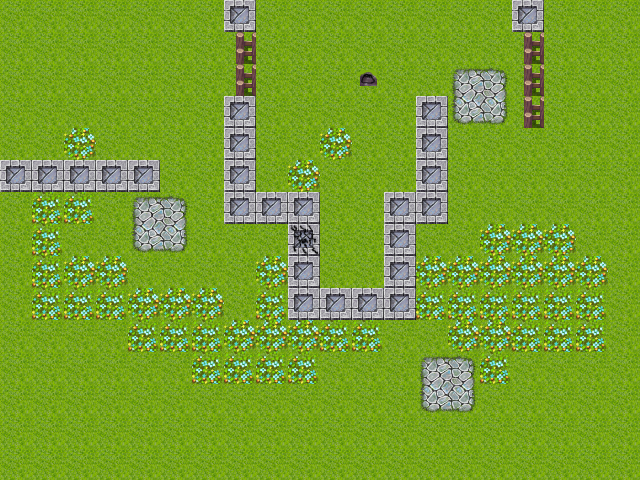

Tiled map render using the project's own tile images. Description and the whole map definition, tile-layer contents included, below:
An orthogonal 20x15 tile map with 32x32 px tiles, 1 tile layer (Camada de Tiles 1).

<map version="1.0" orientation="orthogonal" width="20" height="15" tilewidth="32" tileheight="32">
 <tileset firstgid="1" name="tiles" tilewidth="32" tileheight="32">
  <image source="tiles.png" width="512" height="416" />
 </tileset>
 <layer name="Camada de Tiles 1" width="20" height="15">
  <data>
   <tile gid="1" />
   <tile gid="1" />
   <tile gid="1" />
   <tile gid="1" />
   <tile gid="1" />
   <tile gid="1" />
   <tile gid="1" />
   <tile gid="55" />
   <tile gid="1" />
   <tile gid="1" />
   <tile gid="1" />
   <tile gid="1" />
   <tile gid="1" />
   <tile gid="1" />
   <tile gid="1" />
   <tile gid="1" />
   <tile gid="55" />
   <tile gid="1" />
   <tile gid="1" />
   <tile gid="1" />
   <tile gid="1" />
   <tile gid="1" />
   <tile gid="1" />
   <tile gid="1" />
   <tile gid="1" />
   <tile gid="1" />
   <tile gid="1" />
   <tile gid="19" />
   <tile gid="1" />
   <tile gid="1" />
   <tile gid="1" />
   <tile gid="1" />
   <tile gid="1" />
   <tile gid="1" />
   <tile gid="1" />
   <tile gid="1" />
   <tile gid="19" />
   <tile gid="1" />
   <tile gid="1" />
   <tile gid="1" />
   <tile gid="1" />
   <tile gid="1" />
   <tile gid="1" />
   <tile gid="1" />
   <tile gid="1" />
   <tile gid="1" />
   <tile gid="1" />
   <tile gid="19" />
   <tile gid="1" />
   <tile gid="1" />
   <tile gid="1" />
   <tile gid="193" />
   <tile gid="1" />
   <tile gid="1" />
   <tile gid="21" />
   <tile gid="22" />
   <tile gid="19" />
   <tile gid="1" />
   <tile gid="1" />
   <tile gid="1" />
   <tile gid="1" />
   <tile gid="1" />
   <tile gid="1" />
   <tile gid="1" />
   <tile gid="1" />
   <tile gid="1" />
   <tile gid="1" />
   <tile gid="55" />
   <tile gid="1" />
   <tile gid="1" />
   <tile gid="1" />
   <tile gid="1" />
   <tile gid="1" />
   <tile gid="55" />
   <tile gid="37" />
   <tile gid="38" />
   <tile gid="19" />
   <tile gid="1" />
   <tile gid="1" />
   <tile gid="1" />
   <tile gid="1" />
   <tile gid="1" />
   <tile gid="50" />
   <tile gid="1" />
   <tile gid="1" />
   <tile gid="1" />
   <tile gid="1" />
   <tile gid="55" />
   <tile gid="1" />
   <tile gid="1" />
   <tile gid="50" />
   <tile gid="1" />
   <tile gid="1" />
   <tile gid="55" />
   <tile gid="1" />
   <tile gid="1" />
   <tile gid="1" />
   <tile gid="1" />
   <tile gid="1" />
   <tile gid="1" />
   <tile gid="55" />
   <tile gid="55" />
   <tile gid="55" />
   <tile gid="55" />
   <tile gid="55" />
   <tile gid="1" />
   <tile gid="1" />
   <tile gid="55" />
   <tile gid="1" />
   <tile gid="50" />
   <tile gid="1" />
   <tile gid="1" />
   <tile gid="1" />
   <tile gid="55" />
   <tile gid="1" />
   <tile gid="1" />
   <tile gid="1" />
   <tile gid="1" />
   <tile gid="1" />
   <tile gid="1" />
   <tile gid="1" />
   <tile gid="66" />
   <tile gid="66" />
   <tile gid="1" />
   <tile gid="21" />
   <tile gid="22" />
   <tile gid="1" />
   <tile gid="55" />
   <tile gid="55" />
   <tile gid="55" />
   <tile gid="1" />
   <tile gid="1" />
   <tile gid="55" />
   <tile gid="55" />
   <tile gid="1" />
   <tile gid="1" />
   <tile gid="1" />
   <tile gid="1" />
   <tile gid="1" />
   <tile gid="1" />
   <tile gid="1" />
   <tile gid="66" />
   <tile gid="1" />
   <tile gid="1" />
   <tile gid="37" />
   <tile gid="38" />
   <tile gid="1" />
   <tile gid="1" />
   <tile gid="1" />
   <tile gid="194" />
   <tile gid="1" />
   <tile gid="1" />
   <tile gid="55" />
   <tile gid="1" />
   <tile gid="1" />
   <tile gid="50" />
   <tile gid="50" />
   <tile gid="50" />
   <tile gid="1" />
   <tile gid="1" />
   <tile gid="1" />
   <tile gid="66" />
   <tile gid="50" />
   <tile gid="50" />
   <tile gid="1" />
   <tile gid="1" />
   <tile gid="1" />
   <tile gid="1" />
   <tile gid="50" />
   <tile gid="55" />
   <tile gid="1" />
   <tile gid="1" />
   <tile gid="55" />
   <tile gid="50" />
   <tile gid="50" />
   <tile gid="50" />
   <tile gid="50" />
   <tile gid="50" />
   <tile gid="50" />
   <tile gid="1" />
   <tile gid="1" />
   <tile gid="66" />
   <tile gid="66" />
   <tile gid="66" />
   <tile gid="50" />
   <tile gid="50" />
   <tile gid="50" />
   <tile gid="1" />
   <tile gid="66" />
   <tile gid="55" />
   <tile gid="55" />
   <tile gid="55" />
   <tile gid="55" />
   <tile gid="66" />
   <tile gid="66" />
   <tile gid="66" />
   <tile gid="66" />
   <tile gid="66" />
   <tile gid="66" />
   <tile gid="1" />
   <tile gid="1" />
   <tile gid="1" />
   <tile gid="1" />
   <tile gid="1" />
   <tile gid="66" />
   <tile gid="66" />
   <tile gid="66" />
   <tile gid="50" />
   <tile gid="50" />
   <tile gid="50" />
   <tile gid="66" />
   <tile gid="66" />
   <tile gid="1" />
   <tile gid="1" />
   <tile gid="50" />
   <tile gid="50" />
   <tile gid="66" />
   <tile gid="66" />
   <tile gid="66" />
   <tile gid="1" />
   <tile gid="1" />
   <tile gid="1" />
   <tile gid="1" />
   <tile gid="1" />
   <tile gid="1" />
   <tile gid="1" />
   <tile gid="66" />
   <tile gid="66" />
   <tile gid="66" />
   <tile gid="66" />
   <tile gid="1" />
   <tile gid="1" />
   <tile gid="1" />
   <tile gid="21" />
   <tile gid="22" />
   <tile gid="66" />
   <tile gid="1" />
   <tile gid="1" />
   <tile gid="1" />
   <tile gid="1" />
   <tile gid="1" />
   <tile gid="1" />
   <tile gid="1" />
   <tile gid="1" />
   <tile gid="1" />
   <tile gid="1" />
   <tile gid="1" />
   <tile gid="1" />
   <tile gid="1" />
   <tile gid="1" />
   <tile gid="1" />
   <tile gid="1" />
   <tile gid="1" />
   <tile gid="37" />
   <tile gid="38" />
   <tile gid="1" />
   <tile gid="1" />
   <tile gid="1" />
   <tile gid="1" />
   <tile gid="1" />
   <tile gid="1" />
   <tile gid="1" />
   <tile gid="1" />
   <tile gid="1" />
   <tile gid="1" />
   <tile gid="1" />
   <tile gid="1" />
   <tile gid="1" />
   <tile gid="1" />
   <tile gid="1" />
   <tile gid="1" />
   <tile gid="1" />
   <tile gid="1" />
   <tile gid="1" />
   <tile gid="1" />
   <tile gid="1" />
   <tile gid="1" />
   <tile gid="1" />
   <tile gid="1" />
   <tile gid="1" />
   <tile gid="1" />
   <tile gid="1" />
   <tile gid="1" />
   <tile gid="1" />
   <tile gid="1" />
   <tile gid="1" />
   <tile gid="1" />
   <tile gid="1" />
   <tile gid="1" />
   <tile gid="1" />
   <tile gid="1" />
   <tile gid="1" />
   <tile gid="1" />
   <tile gid="1" />
   <tile gid="1" />
   <tile gid="1" />
   <tile gid="1" />
   <tile gid="1" />
   <tile gid="1" />
   <tile gid="1" />
  </data>
 </layer>
</map>